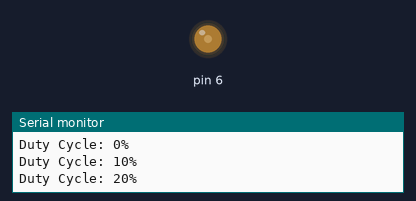
A sketch run on a simulated Arduino Uno, built with avr-gcc and run on an emulated ATmega328P. Parts: output pins drawn as LEDs (lit = HIGH), the last lines printed to the serial monitor.

Above: at 0.05 s.
At 0.15 s:
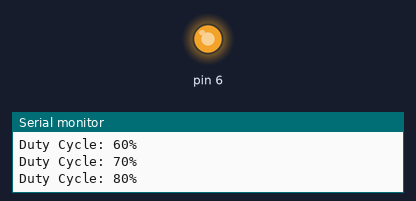
Timing chart, 0 to 3.0 s (numbered marks = the images above):
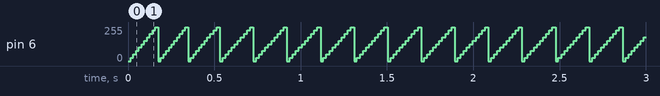

The sketch:

timer_phase_mode.ino
```cpp
void setup() {
  // Initialize Serial Communication at 9600 baud
  Serial.begin(9600);

  // Set pin 6 (OC0A) as output for PWM
  pinMode(6, OUTPUT);

  // Configure Timer0 for Phase Correct PWM
  // Phase Correct PWM Mode: WGM00 = 1, WGM01 = 0 (Phase Correct PWM), COM0A1 = 1, COM0A0 = 0 (Non-inverting mode)
  TCCR0A = (1 << WGM00) | (1 << COM0A1);   // Phase Correct PWM, non-inverting mode
  TCCR0B = (1 << CS00);  // No prescaler, clock is directly from system clock

  // Start with 50% duty cycle
  OCR0A = 50;  // (255 / 1) for 50% duty cycle (since Timer0 is 8-bit)
}

void loop() {
  // Sweep duty cycle from 0 to 100%
  for (int duty = 0; duty <= 100; duty += 10) {
    // Set duty cycle (0-255 range for Timer0)
    OCR0A = (255 * duty) / 100;

    // Print the duty cycle to Serial Monitor
    Serial.print("Duty Cycle: ");
    Serial.print(duty);
    Serial.println("%");

    delay(500); // Wait for 500 ms
  }
}
```

Measured:
- by itself, pin 6: repeats every 0.17 s: 51/255 0.02 s, 76/255 0.02 s, 102/255 0.02 s, 127/255 0.02 s, 153/255 0.02 s, 178/255 0.02 s, 204/255 0.02 s, 229/255 0.02 s, 255/255 0.02 s, 0/255 0.02 s, 25/255 0.02 s
